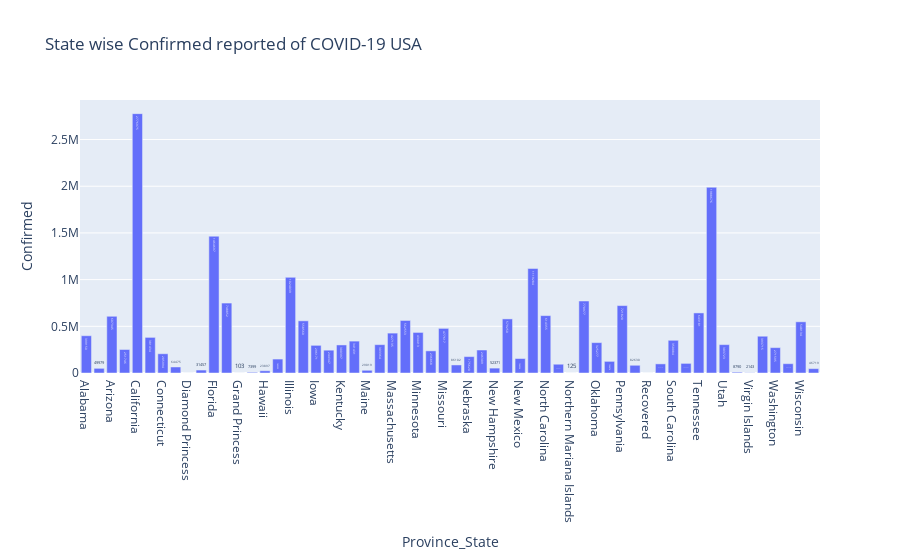

The code cell stored with this chart in its notebook:
### Markdown cell above
### Plot Province/State Wise Confirmed cases in USA

### Code cell
fig = px.bar(sum_df6, x='Province_State', y='Confirmed', 
             title = 'State wise Confirmed reported of COVID-19 USA', 
             text='Confirmed')
fig.show()

### Figure 1 — Plotly figure (JSON) as saved in the notebook; plotly's stock layout.template omitted (floating-point values rounded to 4 significant figures)
{"data": [{"alignmentgroup": "True", "hovertemplate": "Province_State=%{x}<br>Confirmed=%{text}<extra></extra>", "legendgroup": "", "marker": {"color": "#636efa", "pattern": {"shape": ""}}, "name": "", "offsetgroup": "", "orientation": "v", "showlegend": false, "text": [399150, 49979, 607345, 251746, 2776975, 381434, 205994, 64475, 49, 31457, 1464697, 748852, 103, 7399, 23897, 149235, 1024039, 558560, 296171, 244347, 300397, 341431, 29019, 303364, 427135, 562553, 434413, 236868, 477617, 86102, 175620, 246309, 52371, 579250, 154954, 1119284, 614355, 93951, 125, 770977, 325277, 124476, 721820, 82630, 0, 97614, 350084, 102901, 643181, 1988676, 303723, 8790, 2143, 393715, 271595, 99778, 548134, 46719], "textposition": "auto", "type": "bar", "x": ["Alabama", "Alaska", "Arizona", "Arkansas", "California", "Colorado", "Connecticut", "Delaware", "Diamond Princess", "District of Columbia", "Florida", "Georgia", "Grand Princess", "Guam", "Hawaii", "Idaho", "Illinois", "Indiana", "Iowa", "Kansas", "Kentucky", "Louisiana", "Maine", "Maryland", "Massachusetts", "Michigan", "Minnesota", "Mississippi", "Missouri", "Montana", "Nebraska", "Nevada", "New Hampshire", "New Jersey", "New Mexico", "New York", "North Carolina", "North Dakota", "Northern Mariana Islands", "Ohio", "Oklahoma", "Oregon", "Pennsylvania", "Puerto Rico", "Recovered", "Rhode Island", "South Carolina", "South Dakota", "Tennessee", "Texas", "Utah", "Vermont", "Virgin Islands", "Virginia", "Washington", "West Virginia", "Wisconsin", "Wyoming"], "xaxis": "x", "y": [399150, 49979, 607345, 251746, 2776975, 381434, 205994, 64475, 49, 31457, 1464697, 748852, 103, 7399, 23897, 149235, 1024039, 558560, 296171, 244347, 300397, 341431, 29019, 303364, 427135, 562553, 434413, 236868, 477617, 86102, 175620, 246309, 52371, 579250, 154954, 1119284, 614355, 93951, 125, 770977, 325277, 124476, 721820, 82630, 0, 97614, 350084, 102901, 643181, 1988676, 303723, 8790, 2143, 393715, 271595, 99778, 548134, 46719], "yaxis": "y"}], "layout": {"barmode": "relative", "legend": {"tracegroupgap": 0}, "title": {"text": "State wise Confirmed reported of COVID-19 USA"}, "xaxis": {"anchor": "y", "domain": [0, 1], "title": {"text": "Province_State"}}, "yaxis": {"anchor": "x", "domain": [0, 1], "title": {"text": "Confirmed"}}}}
